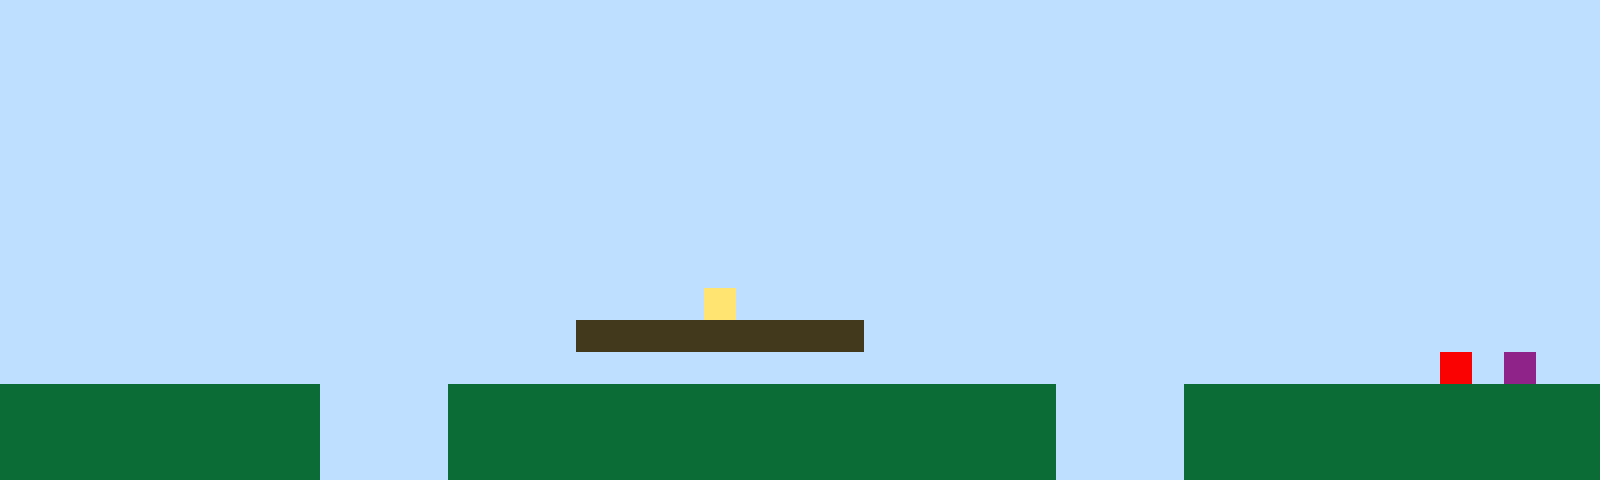

This is a level from a 2D game, rendered from its Tiled map with the project's own tilesets. A one-line summary and the complete map file follow:
An orthogonal 50x15 tile map with 32x32 px tiles, 1 tile layer (Tile Layer 1).

<map version="1.10" tiledversion="1.11.2" orientation="orthogonal" renderorder="right-up" width="50" height="15" tilewidth="32" tileheight="32" infinite="0" nextlayerid="2" nextobjectid="1"><editorsettings><export target="map1.csv" format="csv" /></editorsettings><tileset firstgid="1" name="sprites" tilewidth="32" tileheight="32" tilecount="6" columns="3"><image source="sprites.png" width="96" height="64" /></tileset><layer id="1" name="Tile Layer 1" width="50" height="15"><data encoding="csv">1,1,1,1,1,1,1,1,1,1,1,1,1,1,1,1,1,1,1,1,1,1,1,1,1,1,1,1,1,1,1,1,1,1,1,1,1,1,1,1,1,1,1,1,1,1,1,1,1,1,1,1,1,1,1,1,1,1,1,1,1,1,1,1,1,1,1,1,1,1,1,1,1,1,1,1,1,1,1,1,1,1,1,1,1,1,1,1,1,1,1,1,1,1,1,1,1,1,1,1,1,1,1,1,1,1,1,1,1,1,1,1,1,1,1,1,1,1,1,1,1,1,1,1,1,1,1,1,1,1,1,1,1,1,1,1,1,1,1,1,1,1,1,1,1,1,1,1,1,1,1,1,1,1,1,1,1,1,1,1,1,1,1,1,1,1,1,1,1,1,1,1,1,1,1,1,1,1,1,1,1,1,1,1,1,1,1,1,1,1,1,1,1,1,1,1,1,1,1,1,1,1,1,1,1,1,1,1,1,1,1,1,1,1,1,1,1,1,1,1,1,1,1,1,1,1,1,1,1,1,1,1,1,1,1,1,1,1,1,1,1,1,1,1,1,1,1,1,1,1,1,1,1,1,1,1,1,1,1,1,1,1,1,1,1,1,1,1,1,1,1,1,1,1,1,1,1,1,1,1,1,1,1,1,1,1,1,1,1,1,1,1,1,1,1,1,1,1,1,1,1,1,1,1,1,1,1,1,1,1,1,1,1,1,1,1,1,1,1,1,1,1,1,1,1,1,1,1,1,1,1,1,1,1,1,1,1,1,1,1,1,1,1,1,1,1,1,1,1,1,1,1,1,1,1,1,1,1,1,1,1,1,1,1,1,1,1,1,1,1,1,1,1,1,1,1,1,1,1,1,1,1,1,1,1,1,1,1,1,1,1,1,1,1,1,1,1,1,1,1,1,1,1,1,1,1,1,1,1,1,1,1,1,1,1,1,1,1,1,1,1,1,1,1,1,1,1,1,1,1,1,1,1,1,1,1,1,1,1,1,1,1,1,1,1,1,1,1,1,1,1,1,1,1,1,1,1,1,1,1,1,1,1,1,1,1,1,1,1,1,1,1,4,1,1,1,1,1,1,1,1,1,1,1,1,1,1,1,1,1,1,1,1,1,1,1,1,1,1,1,1,1,1,1,1,1,1,1,1,1,1,1,1,1,1,1,1,1,3,3,3,3,3,3,3,3,3,1,1,1,1,1,1,1,1,1,1,1,1,1,1,1,1,1,1,1,1,1,1,1,1,1,1,1,1,1,1,1,1,1,1,1,1,1,1,1,1,1,1,1,1,1,1,1,1,1,1,1,1,1,1,1,1,1,1,1,1,1,1,1,1,1,1,1,1,5,1,6,1,1,2,2,2,2,2,2,2,2,2,2,1,1,1,1,2,2,2,2,2,2,2,2,2,2,2,2,2,2,2,2,2,2,2,1,1,1,1,2,2,2,2,2,2,2,2,2,2,2,2,2,2,2,2,2,2,2,2,2,2,2,1,1,1,1,2,2,2,2,2,2,2,2,2,2,2,2,2,2,2,2,2,2,2,1,1,1,1,2,2,2,2,2,2,2,2,2,2,2,2,2,2,2,2,2,2,2,2,2,2,2,1,1,1,1,2,2,2,2,2,2,2,2,2,2,2,2,2,2,2,2,2,2,2,1,1,1,1,2,2,2,2,2,2,2,2,2,2,2,2,2</data></layer></map>
